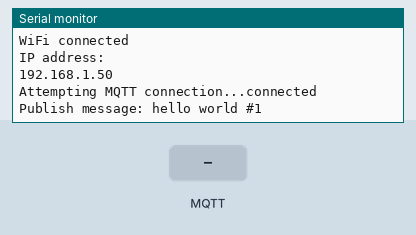
This sketch was run on a simulated ESP8266 (NodeMCU). Parts: the last lines printed to the serial monitor. The test bench sets the inputs (shaded band). WiFi joins after 1.5 s; servers stay silent unless stated; random numbers use the default seed unless the sketch sets one; no MQTT or app messages arrive unless stated.

Above: at 2.7 s.
2.8 s: MQTT message "1" arrives on the first subscribed topic
At 3.1 s:
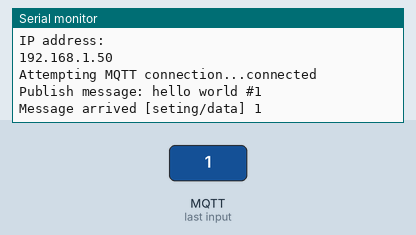
4.3 s: MQTT message "on" arrives on the first subscribed topic
At 5.5 s:
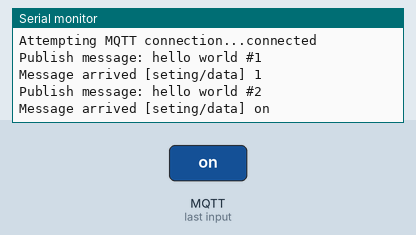
5.8 s: MQTT message "off" arrives on the first subscribed topic
At 5.96 s:
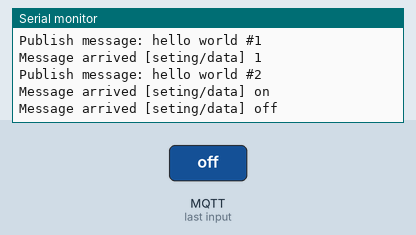
Timing chart, 0 to 8.8 s (numbered marks = the images above; inputs shaded):
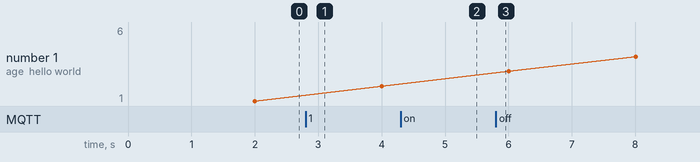

Measured:
- after the input at 2.8 s, the serial monitor: prints a new line at once (image 1)
- after the input at 4.3 s, the serial monitor: prints a new line at once (image 2)
- after the input at 5.8 s, the serial monitor: prints a new line at once (image 3)

The sketch:

mqtt_esp.ino
```cpp
// Visual Micro is in vMicro>General>Tutorial Mode
//
/*
    Name:       mqtt_esp.ino
    Created:	3/31/2019 9:53:16 AM
    Author:     Shinryu
*/

// Define User Types below here or use a .h file
//
#include <ESP8266WiFi.h>
#include <PubSubClient.h>

// Define Function Prototypes that use User Types below here or use a .h file
//
const char* ssid = "your-ssid";
const char* password = "password";
const char* mqtt_server = "192.168.1.7"; // Your mosquitto IP Address

const char* outTopic = "senddata/data";
const char* inTopic = "seting/data";

// Define varables below here
//
WiFiClient espClient;
PubSubClient client(espClient);
long lastMsg = 0;
char msg[50];
int value = 0;


// Define Functions below here or use other .ino or cpp files
//
void setup_wifi() {

	delay(10);
	// We start by connecting to a WiFi network
	Serial.println();
	Serial.print("Connecting to ");
	Serial.println(ssid);

	WiFi.begin(ssid, password);

	while (WiFi.status() != WL_CONNECTED) {
		delay(500);
		Serial.print(".");
	}

	randomSeed(micros());

	Serial.println("");
	Serial.println("WiFi connected");
	Serial.println("IP address: ");
	Serial.println(WiFi.localIP());
}

void callback(char* topic, byte* payload, unsigned int length) {
	Serial.print("Message arrived [");
	Serial.print(topic);
	Serial.print("] ");
	for (int i = 0; i < length; i++) {
		Serial.print((char)payload[i]);
	}
	Serial.println();

	// TODO: Process received data
}

void reconnect() {
	// Loop until we're reconnected
	while (!client.connected()) {
		Serial.print("Attempting MQTT connection...");
		// Create a random client ID
		String clientId = "MqttESP-";
		clientId += String(random(0xffff), HEX);
		// Attempt to connect with username and password
		if (client.connect(clientId.c_str(), "test", "test")) {
			Serial.println("connected");
			// Once connected, publish an announcement...
			client.publish(outTopic, "hello world");
			// ... and resubscribe
			client.subscribe(inTopic);
		}
		else {
			Serial.print("failed, rc=");
			Serial.print(client.state());
			Serial.println(" try again in 5 seconds");
			// Wait 5 seconds before retrying
			delay(5000);
		}
	}
}
// The setup() function runs once each time the micro-controller starts
void setup()
{
	Serial.begin(115200);
	setup_wifi();
	client.setServer(mqtt_server, 1883);
	client.setCallback(callback);
}

// Add the main program code into the continuous loop() function
void loop()
{
	if (!client.connected()) {
		reconnect();
	}
	client.loop();

	long now = millis();
	// Publish data every 2s
	if (now - lastMsg > 2000) {
		lastMsg = now;
		++value;
		snprintf(msg, 50, "hello world #%ld", value);
		Serial.print("Publish message: ");
		Serial.println(msg);
		client.publish(outTopic, msg);
	}
}
```
